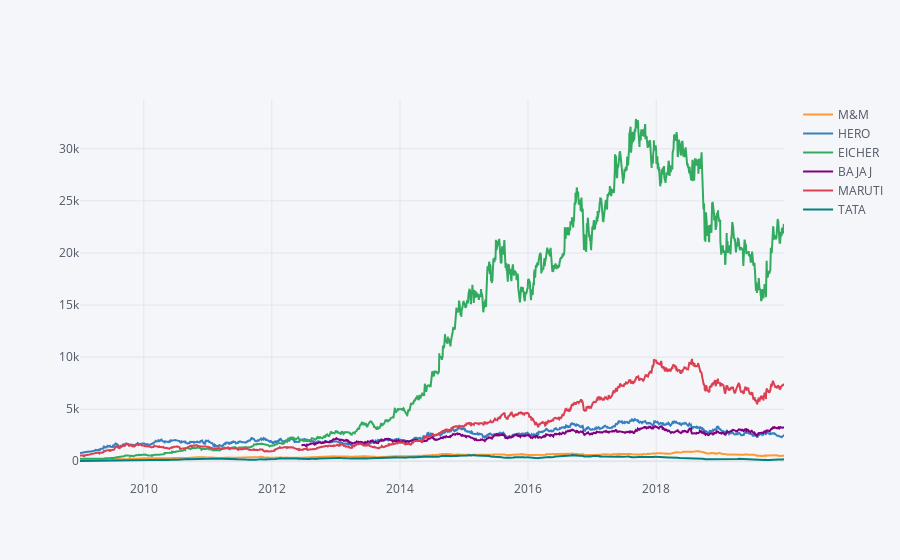

Notebook source saved alongside this figure:
### Code cell
#this is for plotly plots

df1.iplot(kind='line',x='Date',y='Close',categories='CompanyName',mode='lines')

### Figure 1 — Plotly figure (JSON) as saved in the notebook; plotly's stock layout.template omitted (floating-point values rounded to 4 significant figures; data arrays with more than 128 entries replaced by an {"elided": "..."} marker saying what was removed)
{"data": [{"marker": {"color": "rgba(255, 153, 51, 1.0)", "line": {"width": 1.3}, "opacity": 0.8, "size": 12, "symbol": "circle"}, "mode": "lines", "name": "M&M", "textfont": {"color": "#4D5663"}, "type": "scatter", "x": {"elided": "2699 str values"}, "y": {"elided": "2699 float values"}}, {"marker": {"color": "rgba(55, 128, 191, 1.0)", "line": {"width": 1.3}, "opacity": 0.8, "size": 12, "symbol": "circle"}, "mode": "lines", "name": "HERO", "textfont": {"color": "#4D5663"}, "type": "scatter", "x": {"elided": "2699 str values"}, "y": {"elided": "2699 float values"}}, {"marker": {"color": "rgba(50, 171, 96, 1.0)", "line": {"width": 1.3}, "opacity": 0.8, "size": 12, "symbol": "circle"}, "mode": "lines", "name": "EICHER", "textfont": {"color": "#4D5663"}, "type": "scatter", "x": {"elided": "2699 str values"}, "y": {"elided": "2699 float values"}}, {"marker": {"color": "rgba(128, 0, 128, 1.0)", "line": {"width": 1.3}, "opacity": 0.8, "size": 12, "symbol": "circle"}, "mode": "lines", "name": "BAJAJ", "textfont": {"color": "#4D5663"}, "type": "scatter", "x": {"elided": "1851 str values"}, "y": {"elided": "1851 float values"}}, {"marker": {"color": "rgba(219, 64, 82, 1.0)", "line": {"width": 1.3}, "opacity": 0.8, "size": 12, "symbol": "circle"}, "mode": "lines", "name": "MARUTI", "textfont": {"color": "#4D5663"}, "type": "scatter", "x": {"elided": "2699 str values"}, "y": {"elided": "2699 float values"}}, {"marker": {"color": "rgba(0, 128, 128, 1.0)", "line": {"width": 1.3}, "opacity": 0.8, "size": 12, "symbol": "circle"}, "mode": "lines", "name": "TATA", "textfont": {"color": "#4D5663"}, "type": "scatter", "x": {"elided": "2699 str values"}, "y": {"elided": "2699 float values"}}], "layout": {"legend": {"bgcolor": "#F5F6F9", "font": {"color": "#4D5663"}}, "paper_bgcolor": "#F5F6F9", "plot_bgcolor": "#F5F6F9", "title": {"font": {"color": "#4D5663"}}, "xaxis": {"gridcolor": "#E1E5ED", "showgrid": true, "tickfont": {"color": "#4D5663"}, "title": {"font": {"color": "#4D5663"}, "text": ""}, "zerolinecolor": "#E1E5ED"}, "yaxis": {"gridcolor": "#E1E5ED", "showgrid": true, "tickfont": {"color": "#4D5663"}, "title": {"font": {"color": "#4D5663"}, "text": ""}, "zerolinecolor": "#E1E5ED"}}}
